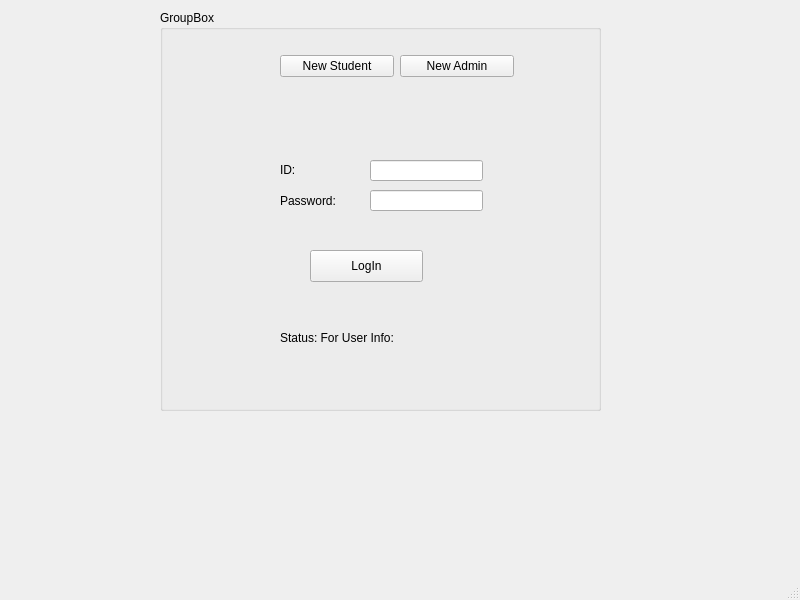
<?xml version="1.0" encoding="UTF-8"?>
<ui version="4.0">
 <class>MainWindow</class>
 <widget class="QMainWindow" name="MainWindow">
  <property name="geometry">
   <rect>
    <x>0</x>
    <y>0</y>
    <width>800</width>
    <height>600</height>
   </rect>
  </property>
  <property name="windowTitle">
   <string>MainWindow</string>
  </property>
  <widget class="QWidget" name="Menu_GUI">
   <widget class="QGroupBox" name="Cente_GUI">
    <property name="geometry">
     <rect>
      <x>160</x>
      <y>10</y>
      <width>441</width>
      <height>401</height>
     </rect>
    </property>
    <property name="title">
     <string>GroupBox</string>
    </property>
    <widget class="QWidget" name="layoutWidget">
     <property name="geometry">
      <rect>
       <x>120</x>
       <y>40</y>
       <width>234</width>
       <height>32</height>
      </rect>
     </property>
     <layout class="QHBoxLayout" name="horizontalLayout">
      <item>
       <widget class="QPushButton" name="Student_Button">
        <property name="text">
         <string>New Student</string>
        </property>
       </widget>
      </item>
      <item>
       <widget class="QPushButton" name="Admin_Button">
        <property name="text">
         <string>New Admin</string>
        </property>
       </widget>
      </item>
     </layout>
    </widget>
    <widget class="QLineEdit" name="lineEdit_Password">
     <property name="geometry">
      <rect>
       <x>210</x>
       <y>180</y>
       <width>113</width>
       <height>21</height>
      </rect>
     </property>
    </widget>
    <widget class="QLabel" name="label">
     <property name="geometry">
      <rect>
       <x>120</x>
       <y>150</y>
       <width>80</width>
       <height>20</height>
      </rect>
     </property>
     <property name="text">
      <string>ID:</string>
     </property>
    </widget>
    <widget class="QLineEdit" name="lineEdit_ID">
     <property name="geometry">
      <rect>
       <x>210</x>
       <y>150</y>
       <width>113</width>
       <height>21</height>
      </rect>
     </property>
    </widget>
    <widget class="QLabel" name="label_2">
     <property name="geometry">
      <rect>
       <x>120</x>
       <y>180</y>
       <width>81</width>
       <height>21</height>
      </rect>
     </property>
     <property name="text">
      <string>Password:</string>
     </property>
    </widget>
    <widget class="QPushButton" name="LogIn_Button">
     <property name="enabled">
      <bool>true</bool>
     </property>
     <property name="geometry">
      <rect>
       <x>150</x>
       <y>240</y>
       <width>113</width>
       <height>32</height>
      </rect>
     </property>
     <property name="text">
      <string>LogIn</string>
     </property>
    </widget>
    <widget class="QLabel" name="Status_User_info">
     <property name="geometry">
      <rect>
       <x>120</x>
       <y>320</y>
       <width>221</width>
       <height>16</height>
      </rect>
     </property>
     <property name="text">
      <string>Status: For User Info:</string>
     </property>
    </widget>
   </widget>
  </widget>
  <widget class="QMenuBar" name="menubar">
   <property name="geometry">
    <rect>
     <x>0</x>
     <y>0</y>
     <width>800</width>
     <height>22</height>
    </rect>
   </property>
  </widget>
  <widget class="QStatusBar" name="statusbar"/>
 </widget>
 <resources/>
 <connections/>
</ui>
